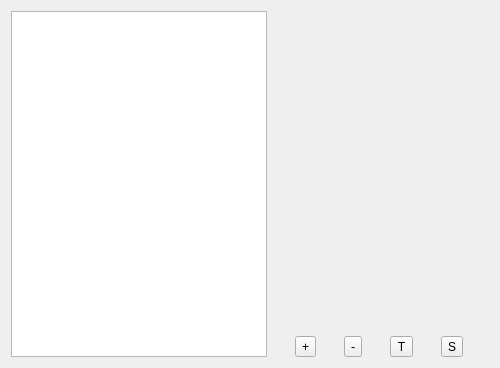
<?xml version="1.0" encoding="UTF-8"?>
<ui version="4.0">
 <class>DataDisplayEditorForm</class>
 <widget class="QWidget" name="DataDisplayEditorForm">
  <property name="geometry">
   <rect>
    <x>0</x>
    <y>0</y>
    <width>500</width>
    <height>368</height>
   </rect>
  </property>
  <property name="windowTitle">
   <string>Form</string>
  </property>
  <layout class="QHBoxLayout" name="horizontalLayout_2">
   <item>
    <widget class="QTableView" name="displayTable">
     <property name="sizePolicy">
      <sizepolicy hsizetype="Fixed" vsizetype="Expanding">
       <horstretch>0</horstretch>
       <verstretch>0</verstretch>
      </sizepolicy>
     </property>
     <property name="editTriggers">
      <set>QAbstractItemView::NoEditTriggers</set>
     </property>
     <property name="alternatingRowColors">
      <bool>true</bool>
     </property>
     <property name="selectionMode">
      <enum>QAbstractItemView::SingleSelection</enum>
     </property>
     <property name="selectionBehavior">
      <enum>QAbstractItemView::SelectRows</enum>
     </property>
     <attribute name="horizontalHeaderVisible">
      <bool>false</bool>
     </attribute>
     <attribute name="verticalHeaderVisible">
      <bool>false</bool>
     </attribute>
    </widget>
   </item>
   <item>
    <layout class="QVBoxLayout" name="verticalLayout">
     <item>
      <layout class="QVBoxLayout" name="configLayout"/>
     </item>
     <item>
      <spacer name="horizontalSpacer">
       <property name="orientation">
        <enum>Qt::Horizontal</enum>
       </property>
       <property name="sizeHint" stdset="0">
        <size>
         <width>150</width>
         <height>20</height>
        </size>
       </property>
      </spacer>
     </item>
     <item>
      <spacer name="verticalSpacer">
       <property name="orientation">
        <enum>Qt::Vertical</enum>
       </property>
       <property name="sizeHint" stdset="0">
        <size>
         <width>20</width>
         <height>40</height>
        </size>
       </property>
      </spacer>
     </item>
     <item>
      <layout class="QHBoxLayout" name="horizontalLayout">
       <item>
        <widget class="QToolButton" name="addButton">
         <property name="toolTip">
          <string>Add new display</string>
         </property>
         <property name="text">
          <string>+</string>
         </property>
         <property name="icon">
          <iconset resource="../../resources.qrc">
           <normaloff>:/icons/images/add-icon.png</normaloff>:/icons/images/add-icon.png</iconset>
         </property>
         <property name="iconSize">
          <size>
           <width>22</width>
           <height>22</height>
          </size>
         </property>
        </widget>
       </item>
       <item>
        <widget class="QToolButton" name="removeButton">
         <property name="toolTip">
          <string>Delete selected display</string>
         </property>
         <property name="text">
          <string>-</string>
         </property>
         <property name="icon">
          <iconset resource="../../resources.qrc">
           <normaloff>:/icons/images/remove-icon.png</normaloff>:/icons/images/remove-icon.png</iconset>
         </property>
         <property name="iconSize">
          <size>
           <width>22</width>
           <height>22</height>
          </size>
         </property>
        </widget>
       </item>
       <item>
        <widget class="QToolButton" name="testButton">
         <property name="toolTip">
          <string>Preview display</string>
         </property>
         <property name="text">
          <string>T</string>
         </property>
         <property name="icon">
          <iconset resource="../../resources.qrc">
           <normaloff>:/icons/images/test-icon.png</normaloff>:/icons/images/test-icon.png</iconset>
         </property>
         <property name="iconSize">
          <size>
           <width>22</width>
           <height>22</height>
          </size>
         </property>
         <property name="checkable">
          <bool>false</bool>
         </property>
        </widget>
       </item>
       <item>
        <widget class="QToolButton" name="saveButton">
         <property name="toolTip">
          <string>Save changes</string>
         </property>
         <property name="text">
          <string>S</string>
         </property>
         <property name="icon">
          <iconset resource="../../resources.qrc">
           <normaloff>:/icons/images/save-icon.png</normaloff>:/icons/images/save-icon.png</iconset>
         </property>
         <property name="iconSize">
          <size>
           <width>22</width>
           <height>22</height>
          </size>
         </property>
        </widget>
       </item>
      </layout>
     </item>
    </layout>
   </item>
  </layout>
 </widget>
 <resources>
  <include location="../../resources.qrc"/>
 </resources>
 <connections/>
</ui>
